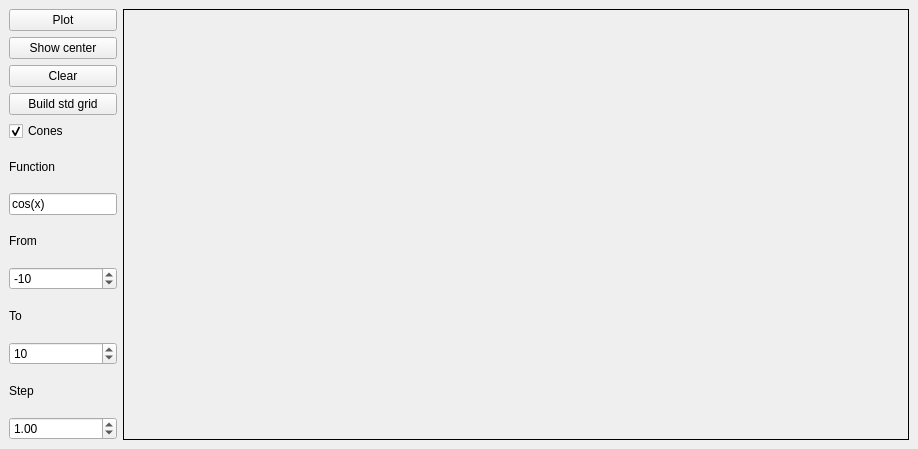
<?xml version="1.0" encoding="UTF-8"?>
<ui version="4.0">
 <class>MainWindow</class>
 <widget class="QMainWindow" name="MainWindow">
  <property name="geometry">
   <rect>
    <x>0</x>
    <y>0</y>
    <width>918</width>
    <height>449</height>
   </rect>
  </property>
  <property name="sizePolicy">
   <sizepolicy hsizetype="Expanding" vsizetype="Expanding">
    <horstretch>0</horstretch>
    <verstretch>0</verstretch>
   </sizepolicy>
  </property>
  <property name="windowTitle">
   <string>MainWindow</string>
  </property>
  <widget class="QWidget" name="centralwidget">
   <property name="sizePolicy">
    <sizepolicy hsizetype="Expanding" vsizetype="Expanding">
     <horstretch>0</horstretch>
     <verstretch>0</verstretch>
    </sizepolicy>
   </property>
   <layout class="QHBoxLayout" name="horizontalLayout">
    <item>
     <layout class="QVBoxLayout" name="verticalLayout">
      <item>
       <widget class="QPushButton" name="plot_btn">
        <property name="whatsThis">
         <string>&lt;html&gt;&lt;head/&gt;&lt;body&gt;&lt;p&gt;Press to plot chosen function&lt;/p&gt;&lt;/body&gt;&lt;/html&gt;</string>
        </property>
        <property name="text">
         <string>Plot</string>
        </property>
       </widget>
      </item>
      <item>
       <widget class="QPushButton" name="center_btn">
        <property name="text">
         <string>Show center</string>
        </property>
       </widget>
      </item>
      <item>
       <widget class="QPushButton" name="clear_btn">
        <property name="text">
         <string>Clear</string>
        </property>
       </widget>
      </item>
      <item>
       <widget class="QPushButton" name="grid_btn">
        <property name="text">
         <string>Build std grid</string>
        </property>
       </widget>
      </item>
      <item>
       <widget class="QCheckBox" name="cones_checkBox">
        <property name="enabled">
         <bool>true</bool>
        </property>
        <property name="text">
         <string>Cones</string>
        </property>
        <property name="checked">
         <bool>true</bool>
        </property>
       </widget>
      </item>
      <item>
       <widget class="QLabel" name="func_lbl">
        <property name="text">
         <string>Function </string>
        </property>
       </widget>
      </item>
      <item>
       <widget class="QLineEdit" name="func_lineEdit">
        <property name="sizePolicy">
         <sizepolicy hsizetype="Minimum" vsizetype="Fixed">
          <horstretch>0</horstretch>
          <verstretch>0</verstretch>
         </sizepolicy>
        </property>
        <property name="text">
         <string>cos(x)</string>
        </property>
       </widget>
      </item>
      <item>
       <widget class="QLabel" name="from_lbl">
        <property name="sizePolicy">
         <sizepolicy hsizetype="Minimum" vsizetype="Minimum">
          <horstretch>0</horstretch>
          <verstretch>0</verstretch>
         </sizepolicy>
        </property>
        <property name="text">
         <string>From</string>
        </property>
       </widget>
      </item>
      <item>
       <widget class="QSpinBox" name="from_spinBox">
        <property name="minimum">
         <number>-999999999</number>
        </property>
        <property name="maximum">
         <number>999999999</number>
        </property>
        <property name="value">
         <number>-10</number>
        </property>
       </widget>
      </item>
      <item>
       <widget class="QLabel" name="to_lbl">
        <property name="text">
         <string>To</string>
        </property>
       </widget>
      </item>
      <item>
       <widget class="QSpinBox" name="to_spinBox">
        <property name="minimum">
         <number>-999999999</number>
        </property>
        <property name="maximum">
         <number>999999999</number>
        </property>
        <property name="value">
         <number>10</number>
        </property>
       </widget>
      </item>
      <item>
       <widget class="QLabel" name="step_lbl">
        <property name="text">
         <string>Step</string>
        </property>
       </widget>
      </item>
      <item>
       <widget class="QDoubleSpinBox" name="step_spinBox">
        <property name="minimum">
         <double>0.010000000000000</double>
        </property>
        <property name="maximum">
         <double>9999999999999999635896294965248.000000000000000</double>
        </property>
        <property name="singleStep">
         <double>0.010000000000000</double>
        </property>
        <property name="value">
         <double>1.000000000000000</double>
        </property>
       </widget>
      </item>
     </layout>
    </item>
    <item>
     <widget class="QFrame" name="plot_wdgt">
      <property name="sizePolicy">
       <sizepolicy hsizetype="Expanding" vsizetype="Expanding">
        <horstretch>0</horstretch>
        <verstretch>0</verstretch>
       </sizepolicy>
      </property>
      <property name="frameShape">
       <enum>QFrame::Box</enum>
      </property>
     </widget>
    </item>
   </layout>
  </widget>
 </widget>
 <resources/>
 <connections/>
</ui>
